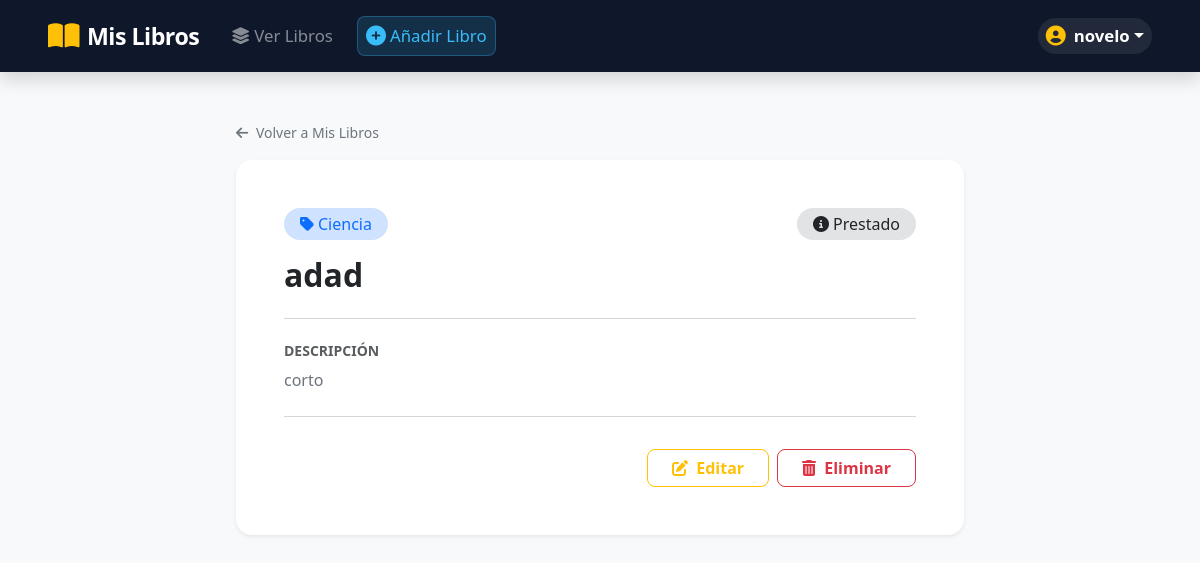
/books/book_detail/5 (signed in), run on the app's committed database.
### books/models.py (models this page shows, shortened)
class BookModel(models.Model):
  title = models.CharField(max_length=32, null=False, verbose_name="Título")
  description = models.TextField(max_length=256, verbose_name="descripción", null=True, blank=True)
  category = models.ForeignKey(CategoryModel, on_delete=models.CASCADE)
  state = models.ForeignKey(StateModel, on_delete=models.CASCADE)
  user = models.ForeignKey(User, on_delete=models.CASCADE)
  created_at = models.DateTimeField(auto_now_add=True, verbose_name="Fecha de creación")
  updated_at = models.DateTimeField(auto_now_add=True, verbose_name="Fecha actualización")
  class Meta:
    verbose_name = "Libro"
    verbose_name_plural = "Libros"

class CategoryModel(models.Model):
  title = models.CharField(max_length=32, null=False, verbose_name="Título")
  created_at = models.DateTimeField(auto_now_add=True, verbose_name="Fecha de creación")
  class Meta:
    verbose_name = "Categoría"
    verbose_name_plural = "Categorías"

class StateModel(models.Model):
  title = models.CharField(max_length=32, null=False, verbose_name="Título")
  created_at = models.DateTimeField(auto_now_add=True, verbose_name="Fecha de creación")
  class Meta:
    verbose_name = "Estado"
    verbose_name_plural = "Estados"

### books/views.py (the view)
# urls.py: path('book_detail/<int:pk>', views.DetailBook.as_view(), name='book_detail'),
class DetailBook(LoginRequiredMixin, DetailView):
  login_url = reverse_lazy('users:login')
  model = BookModel
  context_object_name = 'book'
  template_name = 'books/book_detail.html'
  def get_queryset(self):
    books = BookModel.objects.filter(user=self.request.user)
    return books
  def get(self, request, *args, **kwargs):
    try:
      return super().get(request, *args, **kwargs)
    except Http404:
      return redirect('books:book_list')

### books/templates/books/book_detail.html (shortened to what this page needs)
{% extends 'core/base.html' %}
{% block content %}
<div class="row justify-content-center">
  <div class="col-12 col-md-10 col-lg-8">
    <div class="mb-3">
      <a href="{% url 'books:book_list' %}" class="text-decoration-none text-secondary small fw-medium">
        <i class="fa-solid fa-arrow-left me-1"></i> Volver a Mis Libros
      </a>
    </div>
    <div class="card border-0 shadow-sm rounded-4">
      <div class="card-body p-4 p-md-5">
        <div class="d-flex flex-wrap justify-content-between align-items-center gap-2 mb-3">
          <span class="badge bg-primary-subtle text-primary fw-medium px-3 py-2 rounded-pill fs-6">
            <i class="fa-solid fa-tag me-1"></i>{{ book.category.title }}
          </span>
          <span class="badge bg-secondary-subtle text-dark fw-medium px-3 py-2 rounded-pill fs-6">
            <i class="fa-solid fa-info-circle me-1"></i>{{ book.state.title }}
          </span>
        </div>
        <h1 class="h2 fw-bold text-dark mb-4">{{ book.title }}</h1>
        <hr class="text-muted opacity-25 mb-4">
        <div class="mb-4">
          <h6 class="text-uppercase text-muted fw-bold small mb-2">Descripción</h6>
          {% if book.description %}
            <p class="text-secondary leading-relaxed fs-6 mb-0" style="white-space: pre-line;">{{ book.description }}</p>
          {% else %}
            <p class="text-muted fst-italic mb-0">Este libro no cuenta con una descripción registrada.</p>
          {% endif %}
        </div>
        <hr class="text-muted opacity-25 my-4">
        <div class="d-flex flex-column flex-sm-row justify-content-end gap-2 pt-2">
          <a href="{% url 'books:update_book' book.id %}" class="btn btn-outline-warning px-4 rounded-3 fw-semibold">
            <i class="fa-solid fa-pen-to-square me-1"></i> Editar
          </a>
          <a href="{% url 'books:book_delete' book.id %}" class="btn btn-outline-danger px-4 rounded-3 fw-semibold">
            <i class="fa-solid fa-trash-can me-1"></i> Eliminar
          </a>
        </div>
      </div>
    </div>
  </div>
</div>
{% endblock %}

### core/templates/core/base.html (shortened to what this page needs)
<!doctype html>
<html lang="es">
  <head>
    <link
      href="https://cdn.jsdelivr.net/npm/bootstrap@5.3.3/dist/css/bootstrap.min.css"
      rel="stylesheet"
    />
    <link
      rel="stylesheet"
      href="https://cdnjs.cloudflare.com/ajax/libs/font-awesome/6.4.0/css/all.min.css"
    />
  </head>
  <body class="bg-light">
    <nav class="navbar navbar-expand-lg navbar-dark shadow">
      <div class="container-fluid px-lg-5">
        <a class="navbar-brand fw-bold text-white d-flex align-items-center" href="{% url 'books:book_list' %}">
          <i class="fa-solid fa-book-open text-warning me-2 fs-3"></i>
          <span>Mis Libros</span>
        </a>
        <div class="collapse navbar-collapse mt-3 mt-lg-0" id="navbarContent">
          <ul class="navbar-nav me-auto mb-2 mb-lg-0 align-items-lg-center">
            <li class="nav-item me-lg-2">
              <a class="nav-link px-3 text-white-50" href="{% url 'books:book_list' %}">
                <i class="fa-solid fa-layer-group me-1"></i>Ver Libros
              </a>
            </li>
            {% if user.is_authenticated %}
            <li class="nav-item mt-2 mt-lg-0">
              <a class="nav-link btn-add-book d-inline-flex align-items-center" href="{% url 'books:create_book' %}">
                <i class="fa-solid fa-plus-circle me-1 fs-5"></i>Añadir Libro
              </a>
            </li>
            {% endif %}
          </ul>
          <ul class="navbar-nav ms-auto align-items-lg-center">
            {% if user.is_authenticated %}
            <li class="nav-item dropdown">
              <a
                class="nav-link dropdown-toggle text-white user-pill d-inline-flex align-items-center mt-2 mt-lg-0"
                href="#"
                id="userDropdown"
                role="button"
                data-bs-toggle="dropdown"
                aria-expanded="false"
              >
                <i class="fa-solid fa-circle-user me-2 fs-5 text-warning"></i>
                <span class="fw-semibold">{{ user.username }}</span>
              </a>
            </li>
            {% endif %}
          </ul>
        </div>
      </div>
    </nav>
    <main class="container-fluid px-lg-5 my-5">
      {% block content %}
      {% endblock %}
    </main>
  </body>
</html>

### core/templates/core/base.html (style rules this page uses)
.navbar { padding-top: 0.85rem; padding-bottom: 0.85rem; background-color: #0f172a !important; }
.navbar-brand { font-size: 1.45rem; letter-spacing: -0.5px; }
.nav-link { font-size: 1.05rem; font-weight: 500; transition: all 0.2s ease-in-out; }
.btn-add-book { background-color: rgba(56, 189, 248, 0.15); color: #38bdf8 !important; border: 1px solid rgba(56, 189, 248, 0.3); border-radius: 8px; padding: 0.4rem 0.9rem; }
.user-pill { background-color: rgba(255, 255, 255, 0.08); border-radius: 50px; padding: 0.35rem 0.9rem; }

### data on the page
BookModel: category "Ciencia", state "Prestado", title "adad", description "corto"

### other printed values
{{ user.username }} "novelo"
